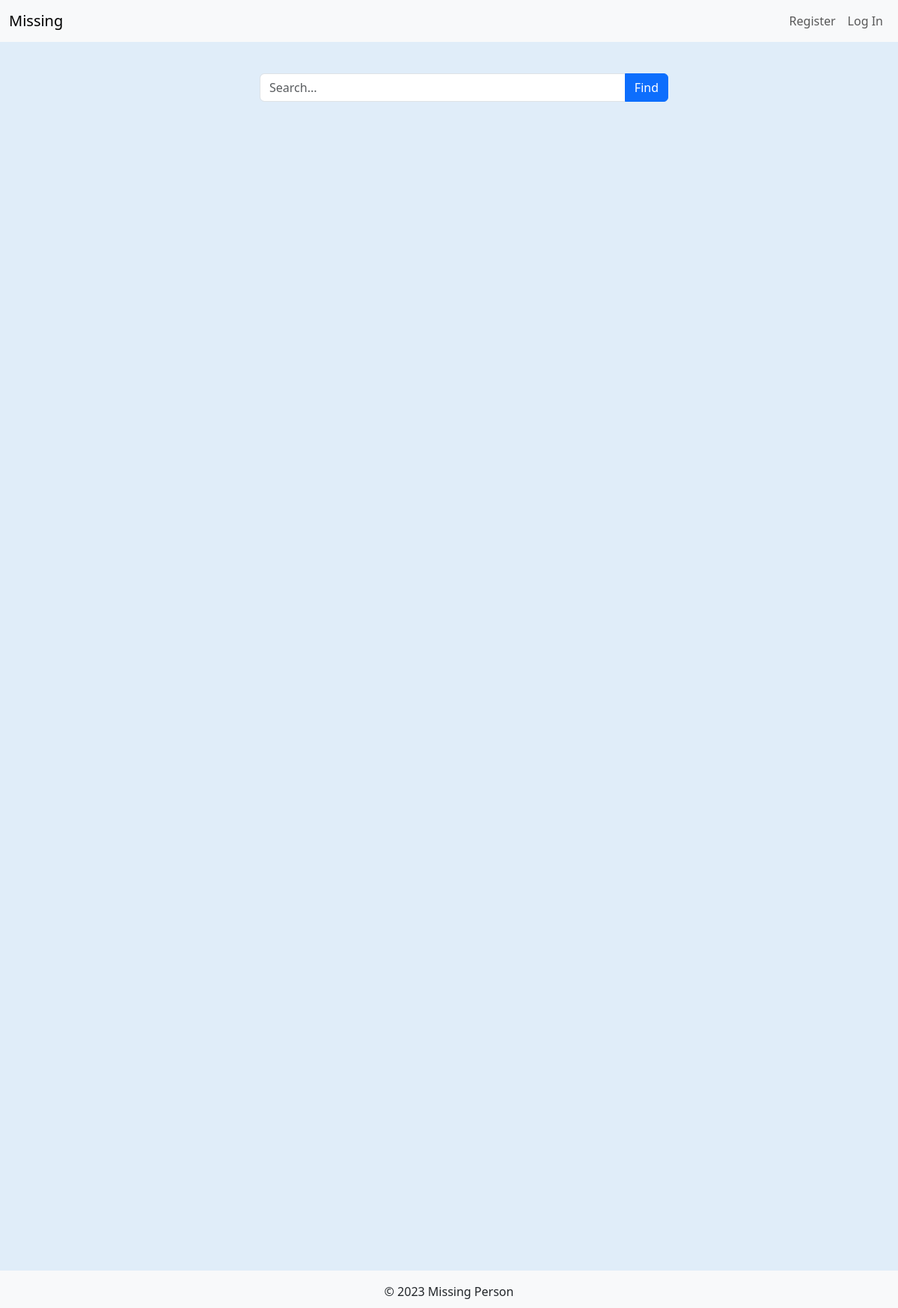
Before: / with the older database file.
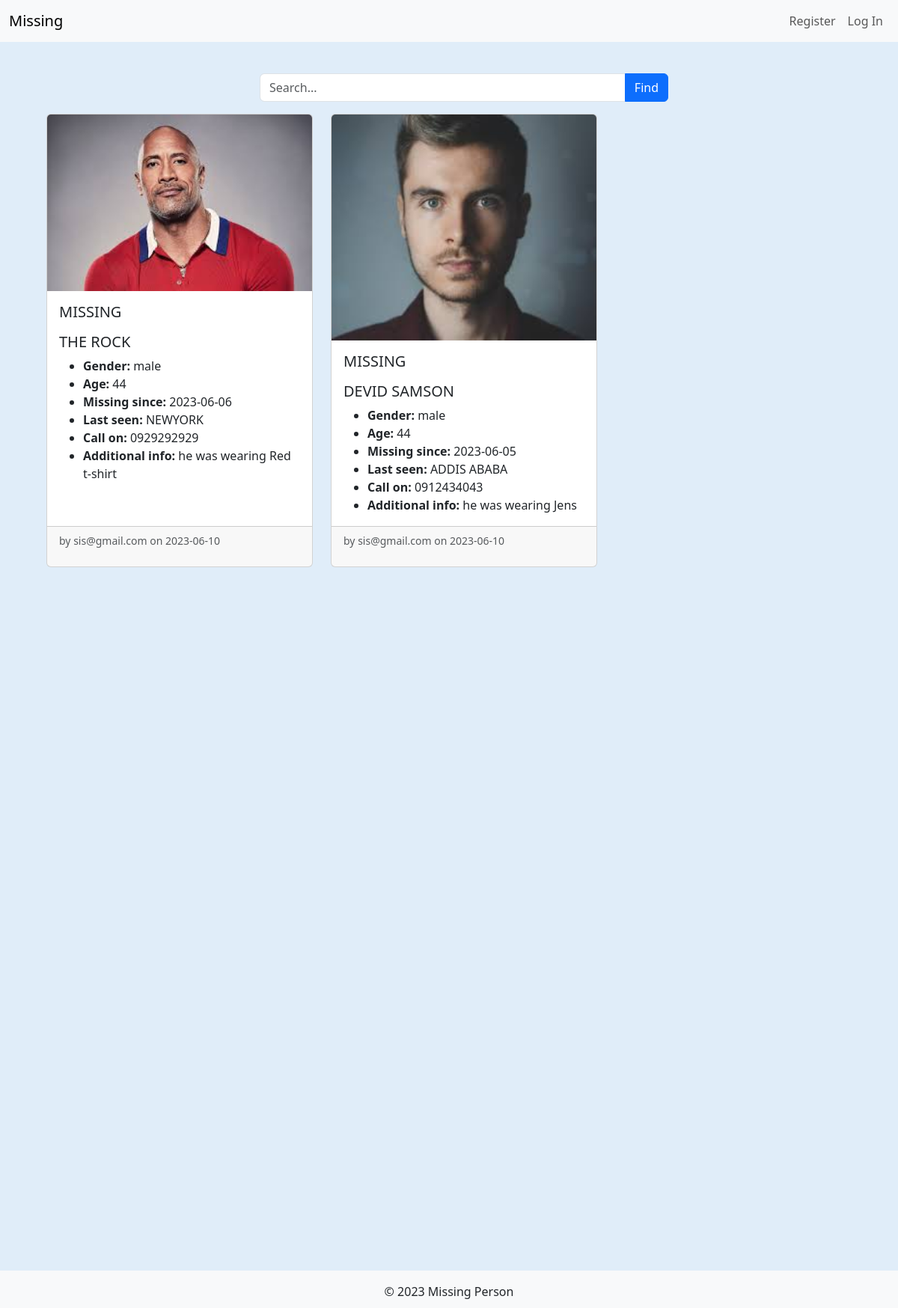
After: the same page with the newer database file.
### tables this page shows
CREATE TABLE post (
  id INTEGER PRIMARY KEY AUTOINCREMENT,
  finder_id INTEGER NOT NULL,
  created TIMESTAMP NOT NULL DEFAULT CURRENT_TIMESTAMP,
  missed_name TEXT NOT NULL,
  since TEXT NOT NULL,
  missing_from TEXT NOT NULL,
  gender TEXT NOT NULL,
  age TEXT NOT NULL,
  call_on TEXT NOT NULL,
  additional_info TEXT NOT NULL,
  photo_url TEXT NOT NULL,
  status TEXT NOT NULL DEFAULT 'active',
  FOREIGN KEY (finder_id) REFERENCES user (id)
);

CREATE TABLE user (
  id INTEGER PRIMARY KEY AUTOINCREMENT,
  finder_name TEXT NOT NULL,
  phone TEXT NOT NULL,
  finder_location TEXT NOT NULL,
  email TEXT UNIQUE NOT NULL,
  password TEXT NOT NULL,
  role_id INTEGER NOT NULL,
  FOREIGN KEY (role_id) REFERENCES role (id)
);

### missing/blog.py (the view)
@bp.route('/')
def index():
    db = get_db()
    posts = db.execute(
        'SELECT p.id, missed_name, since, missing_from, gender, age, call_on, additional_info, photo_url, status, created,  finder_id, email'
        ' FROM post p JOIN user u ON p.finder_id = u.id'
        ' ORDER BY created DESC'
    ).fetchall()
    return render_template('blog/index.html', posts=posts)

### missing/auth.py (called while the page is built)
@bp.before_app_request
def load_logged_in_user():
    user_id = session.get('user_id')
    if user_id is None:
        g.user = None
    else:
        db = get_db()
        g.user = db.execute(
            'SELECT * FROM user WHERE id = ?', (user_id,)
        ).fetchone()

### missing/db.py (called while the page is built)
def get_db():
    if 'db' not in g:
        g.db = sqlite3.connect(
            current_app.config['DATABASE'],
            detect_types=sqlite3.PARSE_DECLTYPES
        )
        g.db.row_factory = sqlite3.Row
    return g.db

### missing/templates/blog/index.html (shortened to what this page needs)
{% extends 'base.html' %}
{% block header %}
  <h1>{% block title %}Missing Persons{% endblock %}</h1>
{% endblock %}
{% block content %}
<div class="container">
  <div class="row justify-content-center">
    <div class="col-md-6">
      <form class="search-container" action="{{ url_for('blog.search') }}" method="POST">
        <div class="input-group mb-3">
          <input type="text" placeholder="Search..." name="query" class="form-control">
          <button type="submit" class="btn btn-primary"> Find</button>
        </div>
      </form>
    </div>
  </div>
  <div class="row row-cols-1 row-cols-md-2 row-cols-lg-3 g-4">
    {% for post in posts %}
    <div class="col">
      <div class="card h-100">
        {% if post['photo_url'] %}
        <img src="{{ url_for('static', filename='uploads/' + post['photo_url']) }}" class="card-img-top" alt="{{ post['missed_name'] }} photo">
        {% endif %}
        <div class="card-body">
          <h5 class="card-title">
            {% if post['status'] == 'active' %}
            <p class="miss">MISSING</p>
            {% elif  post['status'] == 'resolved' %}
            <p class="miss">FOUND</p>
            {% endif %}
            {{ post['missed_name'] }}
          </h5>
          <ul class="card-text">
            <li><strong>Gender:</strong> {{ post['gender'] }}</li>
            <li><strong>Age:</strong> {{ post['age'] }}</li>
            <li><strong>Missing since:</strong> {{ post['since'] }}</li>
            <li><strong>Last seen:</strong> {{ post['missing_from'] }}</li>
            <li><strong>Call on:</strong> {{ post['call_on'] }}</li>
            <li><strong>Additional info:</strong> {{ post['additional_info']}}</li>
          </ul>
        </div>
        <div class="card-footer">
          <small class="text-muted"> <p class="about">by {{ post['email'] }} on {{ post['created'].strftime('%Y-%m-%d') }}</p></small>
        </div>
      </div>
    </div>
    {% endfor %}
  </div>
</div>
{% endblock %}

### missing/templates/base.html (shortened to what this page needs)
<!doctype html>
<html lang="en">
<head>
  <link rel="stylesheet" type="text/css" href="https://cdn.jsdelivr.net/npm/bootstrap@5.3.0/dist/css/bootstrap.min.css">
  <link rel="stylesheet" href="{{ url_for('static', filename='css/style.css') }}">
</head>
<body>
  <nav class="navbar navbar-expand-lg navbar-light bg-light">
    <div class="container-fluid">
      <a class="navbar-brand" href="{{ url_for('index') }}">Missing</a>
      <div class="collapse navbar-collapse" id="navbarNav">
        <ul class="navbar-nav ms-auto">
          {% if g.user %}
            <li class="nav-item">
              <span class="nav-link">{{ g.user['email'] }}</span>
            </li>
            <li class="nav-item">
              <a class="nav-link" href="{{ url_for('auth.logout') }}">Log Out</a>
            </li>
          {% else %}
            <li class="nav-item">
              <a class="nav-link" href="{{ url_for('auth.register') }}">Register</a>
            </li>
            <li class="nav-item">
              <a class="nav-link" href="{{ url_for('auth.login') }}">Log In</a>
            </li>
          {% endif %}
        </ul>
      </div>
    </div>
  </nav>
  <section class="content">
    <header>
      {% block header %}{% endblock %}
    </header>
    {% block content %}{% endblock %}
  </section>
  <footer class="footer mt-auto py-3 bg-light">
    <div>
      <p>&copy; 2023 Missing Person</p>
    </div>
  </footer>
</body>
</html>

### missing/static/css/style.css (style rules this page uses)
body { background-color: #e0edf9; }
body { min-height: 100vh; display: flex; flex-direction: column; }
footer { position: fixed; bottom: 0; width: 100%; height: 50px; background-color: #f5f5f5; text-align: center; padding-top: 15px; }
.navbar { position: fixed; top: 0; width: 100%; z-index: 9999; }
.container { min-height: 200vh; margin: 50px; }

Changed rows visible on the page:
added post: photo_url (picture), status "MISSING", missed_name "THE ROCK", gender "male", age "44", since "2023-06-06", missing_from "NEWYORK", call_on "0929292929", additional_info "he was wearing Red t-shirt", email "sis@gmail.com", created "2023-06-10"
added post: photo_url (picture), status "MISSING", missed_name "DEVID SAMSON", gender "male", age "44", since "2023-06-05", missing_from "ADDIS ABABA", call_on "0912434043", additional_info "he was wearing Jens", email "sis@gmail.com", created "2023-06-10"
